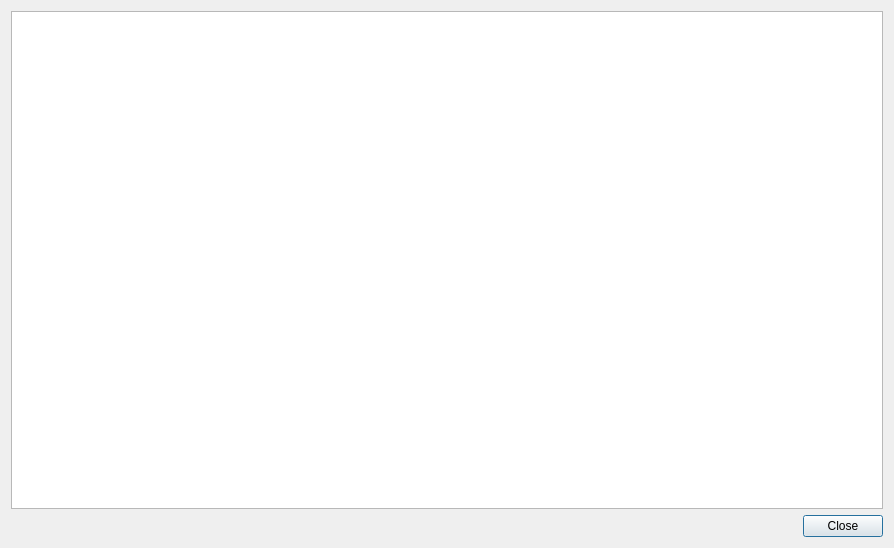
<?xml version="1.0" encoding="UTF-8"?>
<ui version="4.0">
 <class>CHelpView</class>
 <widget class="QDialog" name="CHelpView">
  <property name="geometry">
   <rect>
    <x>0</x>
    <y>0</y>
    <width>894</width>
    <height>548</height>
   </rect>
  </property>
  <property name="windowTitle">
   <string>Dialog</string>
  </property>
  <layout class="QVBoxLayout" name="verticalLayout">
   <item>
    <widget class="QPlainTextEdit" name="plainHelpText"/>
   </item>
   <item>
    <widget class="QDialogButtonBox" name="buttonCloseBox">
     <property name="orientation">
      <enum>Qt::Horizontal</enum>
     </property>
     <property name="standardButtons">
      <set>QDialogButtonBox::Close</set>
     </property>
    </widget>
   </item>
  </layout>
 </widget>
 <resources/>
 <connections>
  <connection>
   <sender>buttonCloseBox</sender>
   <signal>accepted()</signal>
   <receiver>CHelpView</receiver>
   <slot>accept()</slot>
   <hints>
    <hint type="sourcelabel">
     <x>248</x>
     <y>254</y>
    </hint>
    <hint type="destinationlabel">
     <x>157</x>
     <y>274</y>
    </hint>
   </hints>
  </connection>
  <connection>
   <sender>buttonCloseBox</sender>
   <signal>rejected()</signal>
   <receiver>CHelpView</receiver>
   <slot>reject()</slot>
   <hints>
    <hint type="sourcelabel">
     <x>316</x>
     <y>260</y>
    </hint>
    <hint type="destinationlabel">
     <x>286</x>
     <y>274</y>
    </hint>
   </hints>
  </connection>
 </connections>
</ui>
